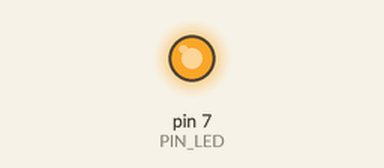
A sketch run on a simulated Arduino Uno, built with avr-gcc and run on an emulated ATmega328P. Shown: output pins drawn as LEDs (lit = HIGH).

Above: at 0.05 s.
At 0.3 s:
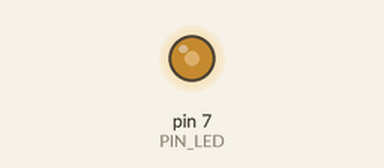
At 0.45 s:
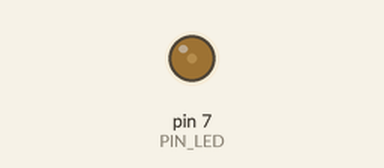
At 0.9 s:
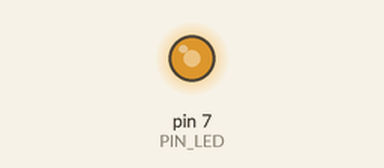
Timing chart, 0 to 3.0 s (numbered marks = the images above):
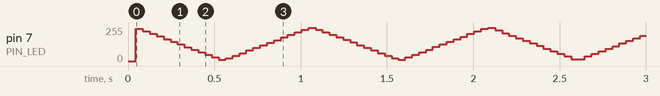

The sketch:

02_challenge_2.ino
```cpp
#define PIN_LED 7

long pwm_period = 10000;
int pwm_duty = 0;

void set_period(int period)
{
  pwm_period = period;
}

void set_duty(int duty)
{
  pwm_duty = duty;

  long on_time = pwm_period * duty / 100;
  long off_time = pwm_period - on_time;

  unsigned long start_time = micros();

  while (micros() - start_time < 5000)
  {

    if (on_time > 0)
    {
      digitalWrite(PIN_LED, LOW);
      delayMicroseconds(on_time);
    }


    if (off_time > 0)
    {
      digitalWrite(PIN_LED, HIGH);
      delayMicroseconds(off_time);
    }
  }
}

void setup()
{
  pinMode(PIN_LED, OUTPUT);


  digitalWrite(PIN_LED, HIGH);


  set_period(1000);
}

void loop()
{

  for (int duty = 0; duty <= 100; duty++)
  {
    set_duty(duty);
  }


  for (int duty = 99; duty >= 0; duty--)
  {
    set_duty(duty);
  }
}
```
